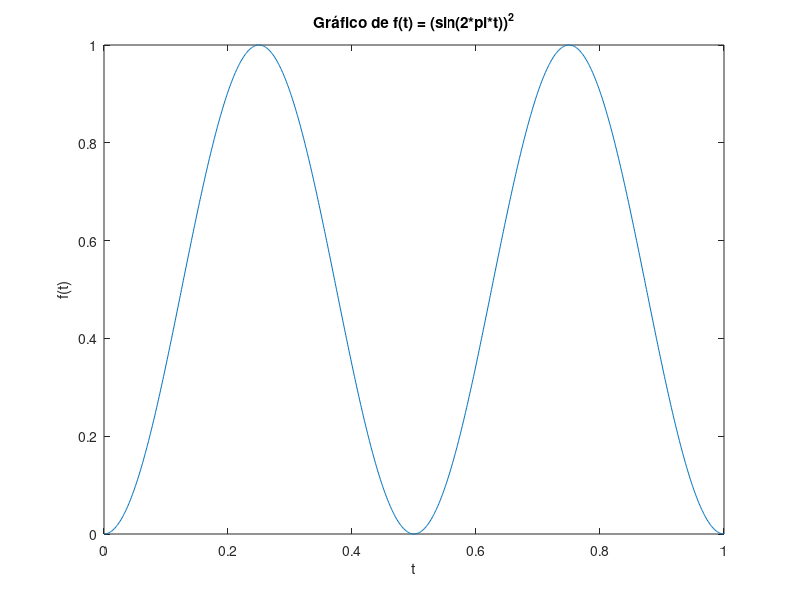

This chart was generated by the following MATLAB code: (Note: this script raises an error after producing the figure.)
t = 0:0.001:1; %Espacio donde existe
f = @(x) (sin(2*pi*x)).*(sin(2*pi*x)); %Funcion
% Graficar la función f en el intervalo t
plot(t, f(t));
xlabel('t');
ylabel('f(t)');
title('Gráfico de f(t) = (sin(2*pi*t))^2');
a=0; %Limite inferior
b=1; %Limite superior
n=32; %Segmentos, (Si meti todos y cada uno de los segmentos que dice la tabla uno por uno xd)
h = (b - a) / n; 
%Rectangulo
tic
integral_rect= Rectangulos_met(f, a, b, n)
toc
errorCuadratico_rect = (0.5 - integral_rect)^2
RMC_rect=sqrt(integral_rect)

%Trapecio
tic
integral_trap=trapecio_met(f, a, b, n)
toc
errorCuadratico_trap = (0.5 - integral_trap)^2
RMC_rect=sqrt(integral_trap)
%Simpson 1/3
tic
integral_1_3=simpson_met_3(f, a, b, n)
toc
errorCuadratico_1_3 = (0.5 - integral_1_3)^2
RMC_rect=sqrt(integral_1_3)
%Simpson 3/8
tic
integral_3_8=simpson_met_8(f, a, b, n)
toc
errorCuadratico_3_8 = (0.5 - integral_3_8)^2
RMC_rect=sqrt(integral_3_8)